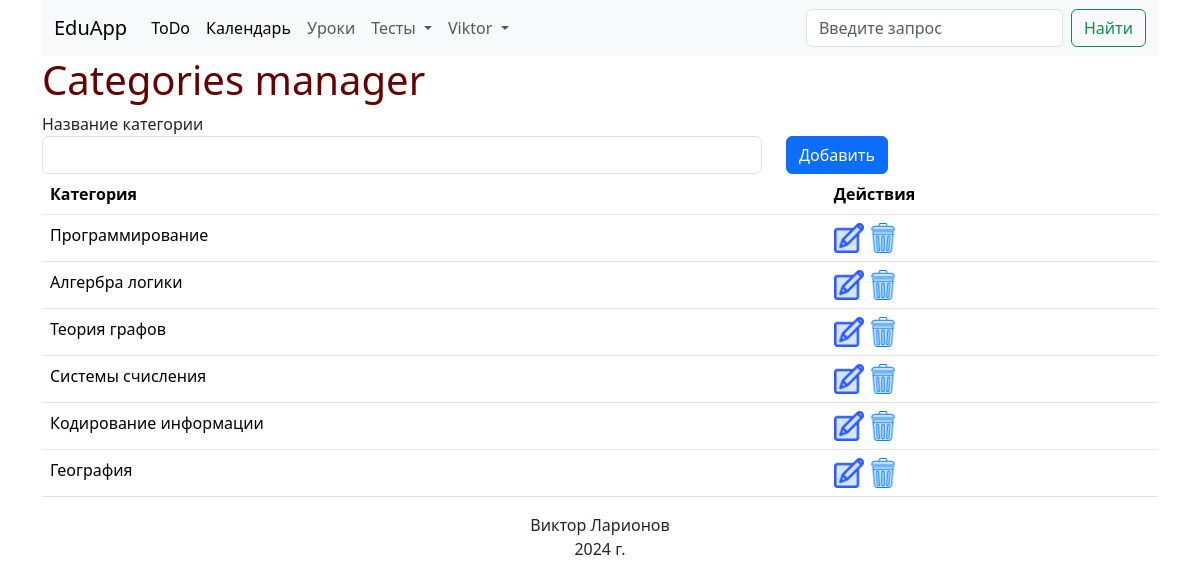
/category (signed in), run on the app's committed database.
### larik_school/models.py (models this page shows, shortened)
class User(db.Model, UserMixin):
    id = db.Column(db.Integer, primary_key=True)
    email = db.Column(db.String, nullable=False, unique=True)
    username = db.Column(db.String, nullable=False)
    password = db.Column(db.String, nullable=False)
    lessons = db.relationship('Lesson', backref='author', lazy=True)

class Category(db.Model):
    id = db.Column(db.Integer, primary_key=True)
    title =db.Column(db.String, nullable=False)
    problems = db.relationship('Problem', backref = 'category')

### larik_school/routes.py (the view, shortened to what this page needs)
@app.route('/category', methods=['GET', 'POST'])
def category():
    categories = Category.query.all()
    form = CategoryForm()
    return render_template('category.html', form=form, categories=categories)

### larik_school/forms.py
class CategoryForm(FlaskForm):
    title = StringField('Название категории', validators=[DataRequired(), Length(min=3, max=30)])
    submit = SubmitField('Добавить')

### larik_school/models.py (called while the page is built)
@login_manager.user_loader
def load_user(user_id):
    return User.query.get(int(user_id))

### larik_school/templates/category.html (shortened to what this page needs)
{% extends 'base.html' %}
{% block content %}
<h1>Categories manager</h1>
<form method="POST">
    <div class="row">
        {{form.title.label(class='form-control-label')}}
        <div class="row">
            <div class="col-md-8">
                {{form.title(class='form-control')}}
            </div>
            <div class="col-md-4">
                {{form.submit(class='btn btn-primary')}}
            </div>
        </div>
    </div>
</form>
{% if categories %}
<table class="table">
    <tr>
        <th>Категория</th>
        <th>Действия</th>
    </tr>
    {% for category in categories %}
    <tr>
        <td>{{category.title}}</td>
        <td><a href="/category/{{category.id}}/edit"><img class="icon" src="{{url_for('static', filename='imgs/edit.png')}}" alt=""></a> <a href="/category/{{category.id}}/delete"><img class="icon" src="{{url_for('static', filename='imgs/delete.png')}}" alt=""></a></td>
    </tr>
    {% endfor %}
</table>
{% else %}
<h2>Нет созданных категорий</h2>
{% endif %}
{% endblock %}

### larik_school/templates/base.html (shortened to what this page needs)
<!DOCTYPE html>
<html lang="en">
<head>
    <link href="https://cdn.jsdelivr.net/npm/bootstrap@5.3.3/dist/css/bootstrap.min.css" rel="stylesheet">
    <link rel="stylesheet" href="{{url_for('static', filename='css/main.css')}}">
</head>
<body>
    <div class="container">
        <nav class="navbar navbar-expand-lg bg-body-tertiary">
            <div class="container-fluid">
              <a class="navbar-brand" href="/">EduApp</a>
              <div class="collapse navbar-collapse" id="navbarSupportedContent">
                <ul class="navbar-nav me-auto mb-2 mb-lg-0">
                  <li class="nav-item">
                    <a class="nav-link active" aria-current="page" href="{{url_for('index')}}">ToDo</a>
                  </li>
                  <li class="nav-item">
                    <a class="nav-link active" aria-current="page" href="{{url_for('calendar')}}">Календарь</a>
                  </li>
                  <li class="nav-item">
                    <a class="nav-link" href="{{url_for('lessons')}}">Уроки</a>
                  </li>
                  <li class="nav-item dropdown">
                    <a class="nav-link dropdown-toggle" href="#" role="button" data-bs-toggle="dropdown" aria-expanded="false">
                        Тесты
                    </a>
                  </li>
                  {% if not current_user.is_authenticated %}
                  <li><a class="nav-link" href="{{url_for('login')}}">Войти</a></li>
                  {% else %}
                  <li class="nav-item dropdown">
                    <a class="nav-link dropdown-toggle" href="#" role="button" data-bs-toggle="dropdown" aria-expanded="false">
                        {{current_user.username}}
                    </a>
                  </li>
                  {% endif %}
                </ul>
                <form class="d-flex" role="search">
                  <input class="form-control me-2" type="search" placeholder="Введите запрос" aria-label="Search">
                  <button class="btn btn-outline-success" type="submit">Найти</button>
                </form>
              </div>
            </div>
          </nav>
        {% block content %} {% endblock %}
        <footer>
            Виктор Ларионов <br> 2024 г.
        </footer>
    </div>
  </body>
</html>

### larik_school/static/css/main.css (style rules this page uses)
h1 { color: rgb(98, 1, 1); }
table { width: 100%; }
.icon { width: 30px; }
footer { text-align: center; }

### data on the page
User: username "Viktor"
Category: title "Программирование"
Category: title "Алгербра логики"
Category: title "Теория графов"
Category: title "Системы счисления"
Category: title "Кодирование информации"
Category: title "География"
